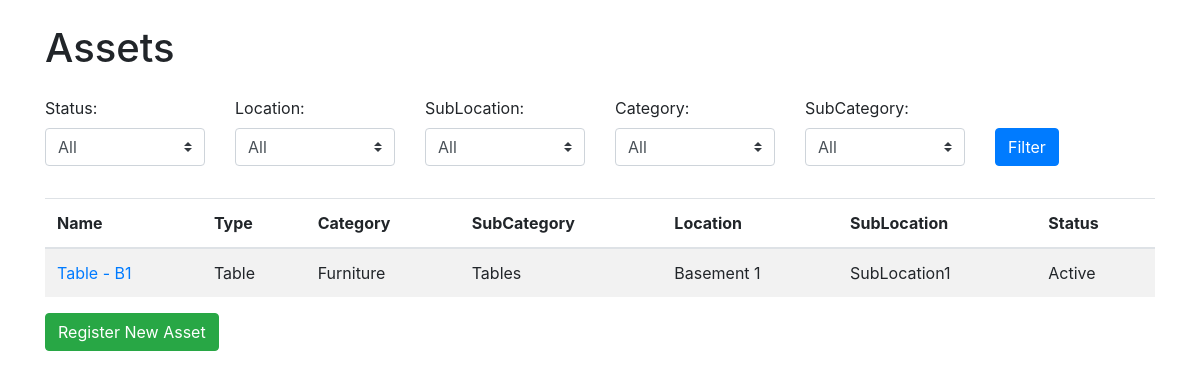
Before: /assets with the older database file.
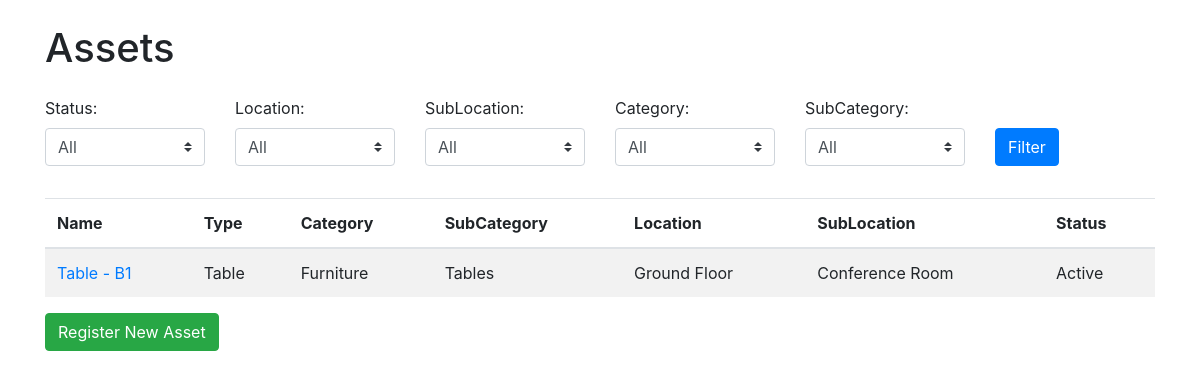
After: the same page with the newer database file.
### app/models.py (models this page shows)
class Asset(db.Model):
    id = db.Column(db.Integer, primary_key=True)
    name = db.Column(db.String(100), nullable=False)
    type = db.Column(db.String(50), nullable=False)
    category_id = db.Column(db.Integer, db.ForeignKey('category.id'), nullable=False)
    subcategory_id = db.Column(db.Integer, db.ForeignKey('sub_category.id'), nullable=False)
    location_id = db.Column(db.Integer, db.ForeignKey('location.id'), nullable=False)
    sublocation_id = db.Column(db.Integer, db.ForeignKey('sub_location.id'), nullable=False)
    status = db.Column(db.String(50), nullable=False)
    assigned_to = db.Column(db.String(100))
    depreciation = db.Column(db.Float, nullable=False)
    purchased_on = db.Column(db.Date, nullable=False)
    serial_number = db.Column(db.String(100), unique=True, nullable=False)
    category = db.relationship('Category', backref='assets')
    subcategory = db.relationship('SubCategory', backref='assets')
    location = db.relationship('Location', backref='assets')
    sub_location = db.relationship('SubLocation', backref='assets')

class Category(db.Model):
    id = db.Column(db.Integer, primary_key=True)
    name = db.Column(db.String(50), unique=True, nullable=False)
    code = db.Column(db.String(10), unique=True, nullable=False)

class SubCategory(db.Model):
    id = db.Column(db.Integer, primary_key=True)
    name = db.Column(db.String(50), nullable=False)
    code = db.Column(db.String(10), nullable=False)
    category_id = db.Column(db.Integer, db.ForeignKey('category.id'), nullable=False)

class Location(db.Model):
    id = db.Column(db.Integer, primary_key=True)
    name = db.Column(db.String(50), unique=True, nullable=False)
    code = db.Column(db.String(10), unique=True, nullable=False)

class SubLocation(db.Model):
    id = db.Column(db.Integer, primary_key=True)
    name = db.Column(db.String(50), nullable=False)
    code = db.Column(db.String(10), nullable=False)
    location_id = db.Column(db.Integer, db.ForeignKey('location.id'), nullable=False)

### app/views.py (the view)
@app.route('/assets', methods=['GET'])
def list_assets():
    status_filter = request.args.get('status')
    location_filter = request.args.get('location')
    sublocation_filter = request.args.get('sublocation')
    category_filter = request.args.get('category')
    subcategory_filter = request.args.get('subcategory')
    query = Asset.query
    if status_filter:
        query = query.filter_by(status=status_filter)
    if location_filter:
        query = query.filter_by(location_id=location_filter)
    if sublocation_filter:
        query = query.filter_by(sublocation_id=sublocation_filter)
    if category_filter:
        query = query.filter_by(category_id=category_filter)
    if subcategory_filter:
        query = query.filter_by(subcategory_id=subcategory_filter)
    assets = query.all()
    categories = Category.query.all()
    subcategories = SubCategory.query.all()
    locations = Location.query.all()
    sublocations = SubLocation.query.all()
    return render_template('assets_list.html', assets=assets, categories=categories, subcategories=subcategories, locations=locations, sublocations=sublocations)

### app/templates/assets_list.html (shortened to what this page needs)
{% extends 'base.html' %}
{% block content %}
    <h1 class="mb-4">Assets</h1>
    <form method="get" action="" class="mb-4">
        <div class="row">
            <div class="col-md-2 mb-2">
                <label for="status">Status:</label>
                <select id="status" name="status" class="custom-select">
                    <option value="" {% if not request.args.get('status') %}selected{% endif %}>All</option>
                </select>
            </div>
            <div class="col-md-2 mb-2">
                <label for="location">Location:</label>
                <select id="location" name="location" class="custom-select">
                    <option value="" {% if not request.args.get('location') %}selected{% endif %}>All</option>
                </select>
            </div>
            <div class="col-md-2 mb-2">
                <label for="sublocation">SubLocation:</label>
                <select id="sublocation" name="sublocation" class="custom-select">
                    <option value="" {% if not request.args.get('sublocation') %}selected{% endif %}>All</option>
                </select>
            </div>
            <div class="col-md-2 mb-2">
                <label for="category">Category:</label>
                <select id="category" name="category" class="custom-select">
                    <option value="" {% if not request.args.get('category') %}selected{% endif %}>All</option>
                </select>
            </div>
            <div class="col-md-2 mb-2">
                <label for="subcategory">SubCategory:</label>
                <select id="subcategory" name="subcategory" class="custom-select">
                    <option value="" {% if not request.args.get('subcategory') %}selected{% endif %}>All</option>
                </select>
            </div>
            <div class="col-md-2 mb-2 d-flex align-items-end">
                <button type="submit" class="btn btn-primary">Filter</button>
            </div>
        </div>
    </form>
    <table class="table table-striped">
        <thead>
            <tr>
                <th>Name</th>
                <th>Type</th>
                <th>Category</th>
                <th>SubCategory</th>
                <th>Location</th>
                <th>SubLocation</th>
                <th>Status</th>
            </tr>
        </thead>
        <tbody>
            {% for asset in assets %}
            <tr>
                <td><a href="{{ url_for('asset_detail', asset_id=asset.id) }}">{{ asset.name }}</a></td>
                <td>{{ asset.type }}</td>
                <td>{{ asset.category.name }}</td>
                <td>{{ asset.subcategory.name }}</td>
                <td>{{ asset.location.name }}</td>
                <td>{{ asset.sub_location.name }}</td>
                <td>{{ asset.status }}</td>
            </tr>
            {% endfor %}
        </tbody>
    </table>
    <a href="{{ url_for('register_asset') }}" class="btn btn-success">Register New Asset</a>
{% endblock %}

### app/templates/base.html (shortened to what this page needs)
<!DOCTYPE html>
<html lang="en">
<head>
    <link href="https://maxcdn.bootstrapcdn.com/bootstrap/4.5.2/css/bootstrap.min.css" rel="stylesheet">
</head>
<body>
    <div class="container mt-4">
        {% block content %}{% endblock %}
    </div>
</body>
</html>

Changed rows visible on the page:
changed Asset "Table - B1": location.name "Basement 1" → "Ground Floor"; sub_location.name "SubLocation1" → "Conference Room"
